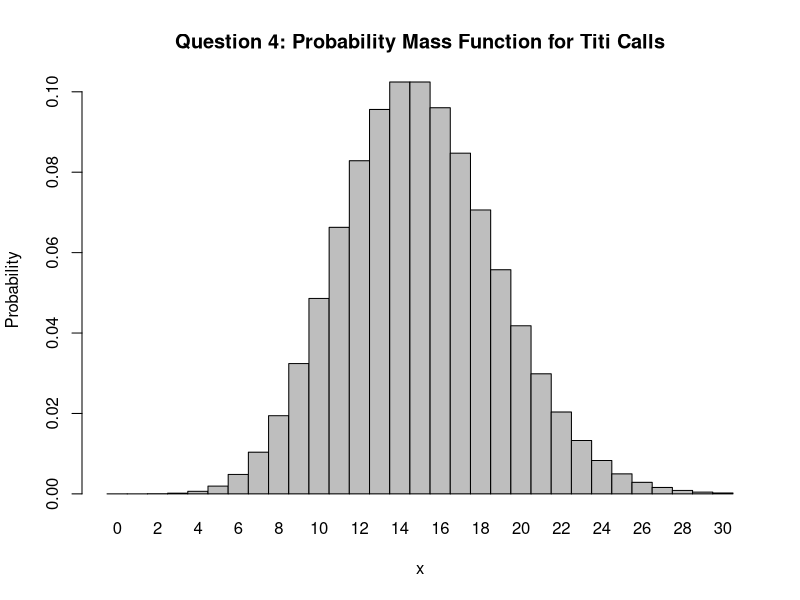
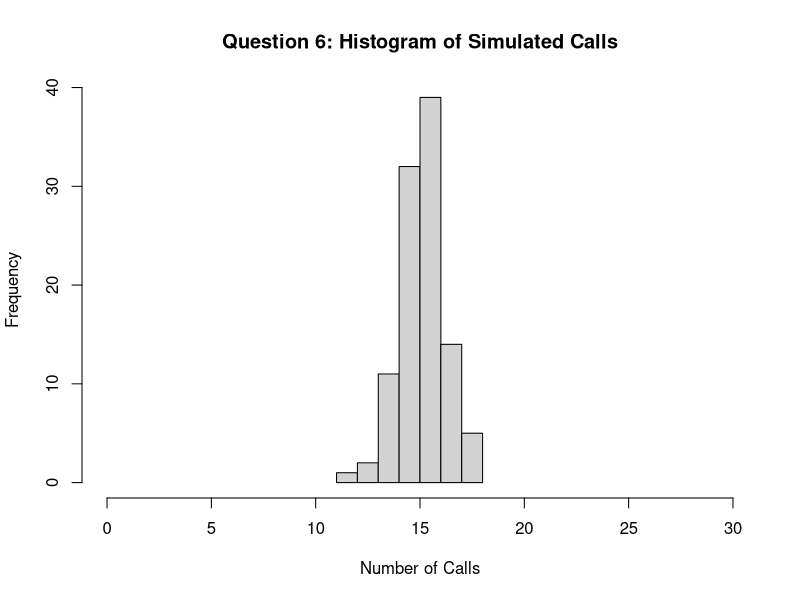

Reproduce these figures in R, in order.
## ---- chunk 1
ppois(8, lambda = 15, lower.tail = FALSE)
## ---- chunk 2
ppois(0, lambda = 15)
## ---- chunk 3
dpois(x = 3, lambda = 15)
## ---- chunk 4
x <- 0:30
l <- 15

barplot(dpois(x=x,lambda=l),  names.arg=x,space=0,xlab="x",ylab="Probability",main="Question 4: Probability Mass Function for Titi Calls")
## ---- chunk 5
v <- rnorm(104, 15)
mean(v)
## ---- chunk 6
v <- rnorm(104, 15,)

hist(v, xlim = c(0,30), xlab = "Number of Calls", ylab= "Frequency", main = "Question 6: Histogram of Simulated Calls")
